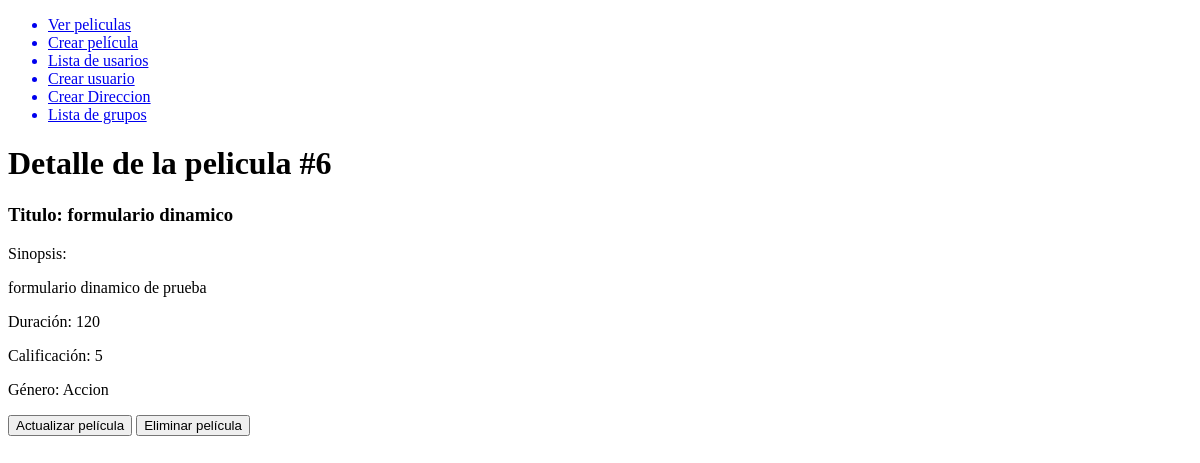
/movies/6/, run on an earlier commit of the app's database.
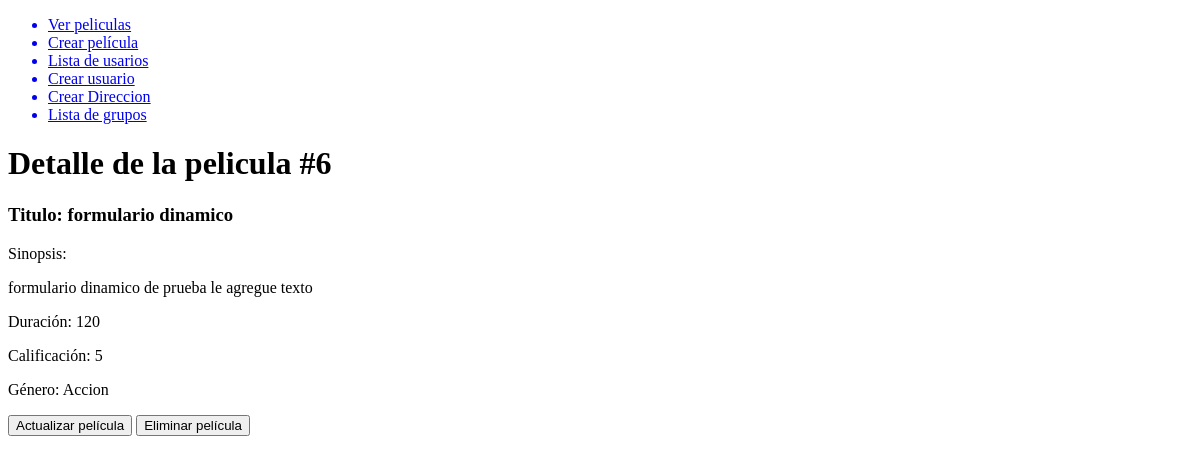
And on a later commit of the database.
### movies/models.py (models this page shows, shortened)
class Movie(models.Model):
    titulo = models.CharField(max_length=140)
    sinopsis = models.TextField(blank=True, null=True)
    duracion = models.PositiveIntegerField()
    calif = models.PositiveIntegerField(default=5)
    genero = models.CharField(max_length=50)
    created = models.DateTimeField(auto_now_add=True)
    updated = models.DateTimeField(auto_now=True)

### movies/views.py (the view)
# urls.py: path('<int:id>/', GetMovie, name='detail'),#ruta dinamica pora obtener un id y mandarlo a la view GetMovie
def GetMovie(request,id):
    movie = Movie.objects.get(pk=id)#SELECT * FROM movies_movie WHERE id =
    template_name = 'movies/detail.html'
    context = {
        'movie': movie
    }
    return render(request, template_name, context)

### movies/templates/movies/detail.html
{% extends 'base.html' %}
{% block content %}
    <h1>Detalle de la pelicula #{{ movie.id }}</h1>
    <h3>Titulo: {{ movie.titulo }}</h3>
    <p>Sinopsis:</p>
    <p>{{ movie.sinopsis }}</P>
    <p>Duración: {{ movie.duracion }}</p>
    <p>Calificación: {{ movie.calif }}</p>
    <p>Género: {{ movie.genero }}</p>
    <a href="{% url 'movies:update' movie.id %}"><button>Actualizar película</button></a>
    <a href="{% url 'movies:delete' movie.id %}"><button>Eliminar película</button></a>
{% endblock content%}

What changed in the data, as far as the page shows it:
changed Movie "formulario dinamico": sinopsis "formulario dinamico de prueba" → "formulario dinamico de prueba le agregue texto"
